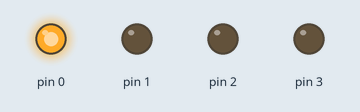
This sketch was run on a simulated Arduino Uno, built with avr-gcc and run on an emulated ATmega328P. Shown: output pins drawn as LEDs (lit = HIGH).

Above: at 0.07 s.
At 2.17 s:
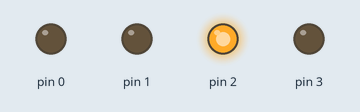
At 4.2 s:
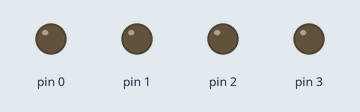
At 5.25 s:
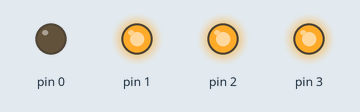
At 6.15 s:
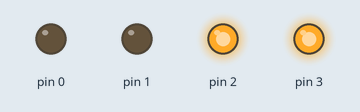
At 8.2 s:
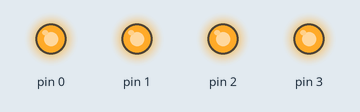
Timing chart, 0 to 11.1 s (numbered marks = the images above):
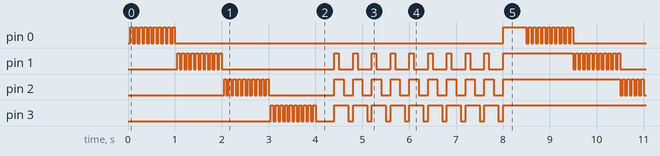

The sketch:

astr02.ino
```cpp
/*
  Astro

*/


void setup() {
  pinMode(0, OUTPUT);
  pinMode(1, OUTPUT);
  pinMode(2, OUTPUT);
  pinMode(3, OUTPUT);
}

// the loop function runs over and over again forever
void loop() {

  for( int i = 0; i < 10; i++) {
    digitalWrite(0, LOW);   // turn the LED on (HIGH is the voltage level)
    delay(50);               // wait for a second
    digitalWrite(0, HIGH);   // turn the LED on (HIGH is the voltage level)
    delay(50);
  }
  digitalWrite(0, LOW);   // turn the LED on (HIGH is the voltage level)


  for( int i = 0; i < 10; i++) {
    digitalWrite(1, LOW);   // turn the LED on (HIGH is the voltage level)
    delay(50);               // wait for a second
    digitalWrite(1, HIGH);   // turn the LED on (HIGH is the voltage level)
    delay(50);
  }
  digitalWrite(1, LOW);   // turn the LED on (HIGH is the voltage level)


  for( int i = 0; i < 10; i++) {
    digitalWrite(2, LOW);   // turn the LED on (HIGH is the voltage level)
    delay(50);               // wait for a second
    digitalWrite(2, HIGH);   // turn the LED on (HIGH is the voltage level)
    delay(50);
  }
  digitalWrite(2, LOW);   // turn the LED on (HIGH is the voltage level)


  for( int i = 0; i < 10; i++) {
    digitalWrite(3, LOW);   // turn the LED on (HIGH is the voltage level)
    delay(50);               // wait for a second
    digitalWrite(3, HIGH);   // turn the LED on (HIGH is the voltage level)
    delay(50);
  }
  digitalWrite(3, LOW);   // turn the LED on (HIGH is the voltage level)


  for( int i = 0; i < 10; i++) {
    digitalWrite(0, LOW);   // turn the LED on (HIGH is the voltage level)
    delay(100);
    digitalWrite(1, LOW);   // turn the LED on (HIGH is the voltage level)
    delay(100);               // wait for a second
    digitalWrite(2, LOW);   // turn the LED on (HIGH is the voltage level)
    delay(100);               // wait for a second
    digitalWrite(3, LOW);   // turn the LED on (HIGH is the voltage level)
    delay(100);               // wait for a second
    digitalWrite(0, HIGH);   // turn the LED on (HIGH is the voltage level)
    digitalWrite(1, HIGH);   // turn the LED on (HIGH is the voltage level)
    digitalWrite(2, HIGH);   // turn the LED on (HIGH is the voltage level)
    digitalWrite(3, HIGH);   // turn the LED on (HIGH is the voltage level)
  }

  digitalWrite(0, HIGH);   // turn the LED on (HIGH is the voltage level)
  digitalWrite(1, HIGH);   // turn the LED on (HIGH is the voltage level)
  digitalWrite(2, HIGH);   // turn the LED on (HIGH is the voltage level)
  digitalWrite(3, HIGH);   // turn the LED on (HIGH is the voltage level)
  delay(500);               // wait for a second

}
```

Measured:
- by itself, pin 0–3: moves between LOW and HIGH, repeating every 8.5 s
